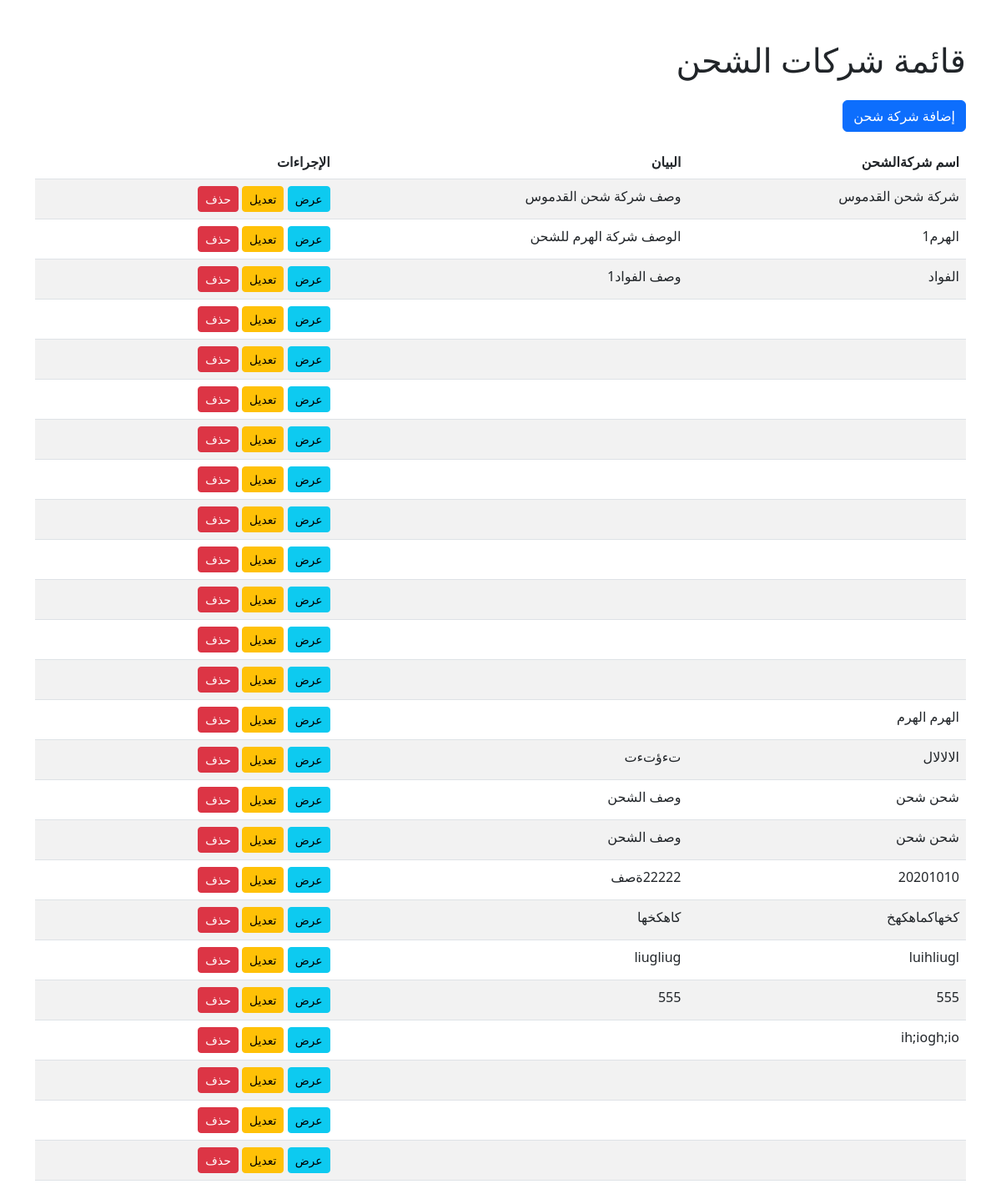
/invoice/shipping/, run on the app's committed database.
### invoice/models.py (models this page shows, shortened)
class Shipping_com_m(models.Model):
    shipping_company_name = models.CharField(max_length=255, blank=True , verbose_name=_(" شركة الشحن "))
    notes = models.TextField(blank=True , verbose_name=_(" العملة "))
    uniqueId = models.UUIDField(default=uuid4, editable=False, unique=True, verbose_name=_("الرقم المسلسل"))
    slug = models.SlugField(max_length=225, unique=True, blank=True, null=True)
    date_created = models.DateTimeField(auto_now_add=True)
    last_updated = models.DateTimeField(auto_now=True)
    class Meta:
        verbose_name = _('شركة الشحن')
        verbose_name_plural = _('شركات الشحن')

### invoice/views.py (the view)
# urls.py: path('shipping/', ShippingListView.as_view(), name='shipping_list'),
class ShippingListView(ListView):
    model = Shipping_com_m
    template_name = 'shipping/shipping_list.html'
    context_object_name = 'shipping'

### templates/shipping/shipping_list.html
{% extends 'base.html' %}
{% block content %}
<div class="container mt-5">
    <h1 class="mb-4">قائمة شركات الشحن</h1>
    <a href="{% url 'shipping_create' %}" class="btn btn-primary mb-3">إضافة شركة شحن </a>
    <table class="table table-striped">
        <thead>
            <tr>
                <th>اسم شركةالشحن</th>
                <th>البيان</th>
                <th>الإجراءات</th>
            </tr>
        </thead>
        <tbody>
            {% for shipping in shipping %}
                <tr>
                    <td>{{ shipping.shipping_company_name }}</td>
                    <td>{{ shipping.notes }}</td>
                    <td>
                        <a href="{% url 'shipping_detail' shipping.pk %}" class="btn btn-info btn-sm">عرض</a>
                        <a href="{% url 'shipping_update' shipping.pk %}" class="btn btn-warning btn-sm">تعديل</a>
                        <a href="{% url 'shipping_delete' shipping.pk %}" class="btn btn-danger btn-sm">حذف</a>
                    </td>
                </tr>
            {% endfor %}
        </tbody>
    </table>
</div>
{% endblock %}

### data on the page
Shipping_com_m: shipping_company_name "شركة شحن القدموس", notes "وصف شركة شحن القدموس"
Shipping_com_m: shipping_company_name "الهرم1", notes "الوصف شركة الهرم للشحن"
Shipping_com_m: shipping_company_name "الفواد", notes "وصف الفواد1"
Shipping_com_m: shipping_company_name "الهرم الهرم"
Shipping_com_m: shipping_company_name "الالالال", notes "تءؤتءت"
Shipping_com_m: shipping_company_name "شحن شحن", notes "وصف الشحن"
Shipping_com_m: shipping_company_name "شحن شحن", notes "وصف الشحن"
Shipping_com_m: shipping_company_name "20201010", notes "22222ةصف"
Shipping_com_m: shipping_company_name "كخهاكماهكهخ", notes "كاهكخها"
Shipping_com_m: shipping_company_name "luihliugl", notes "liugliug"
Shipping_com_m: shipping_company_name "555", notes "555"
Shipping_com_m: shipping_company_name "ih;iogh;io"
